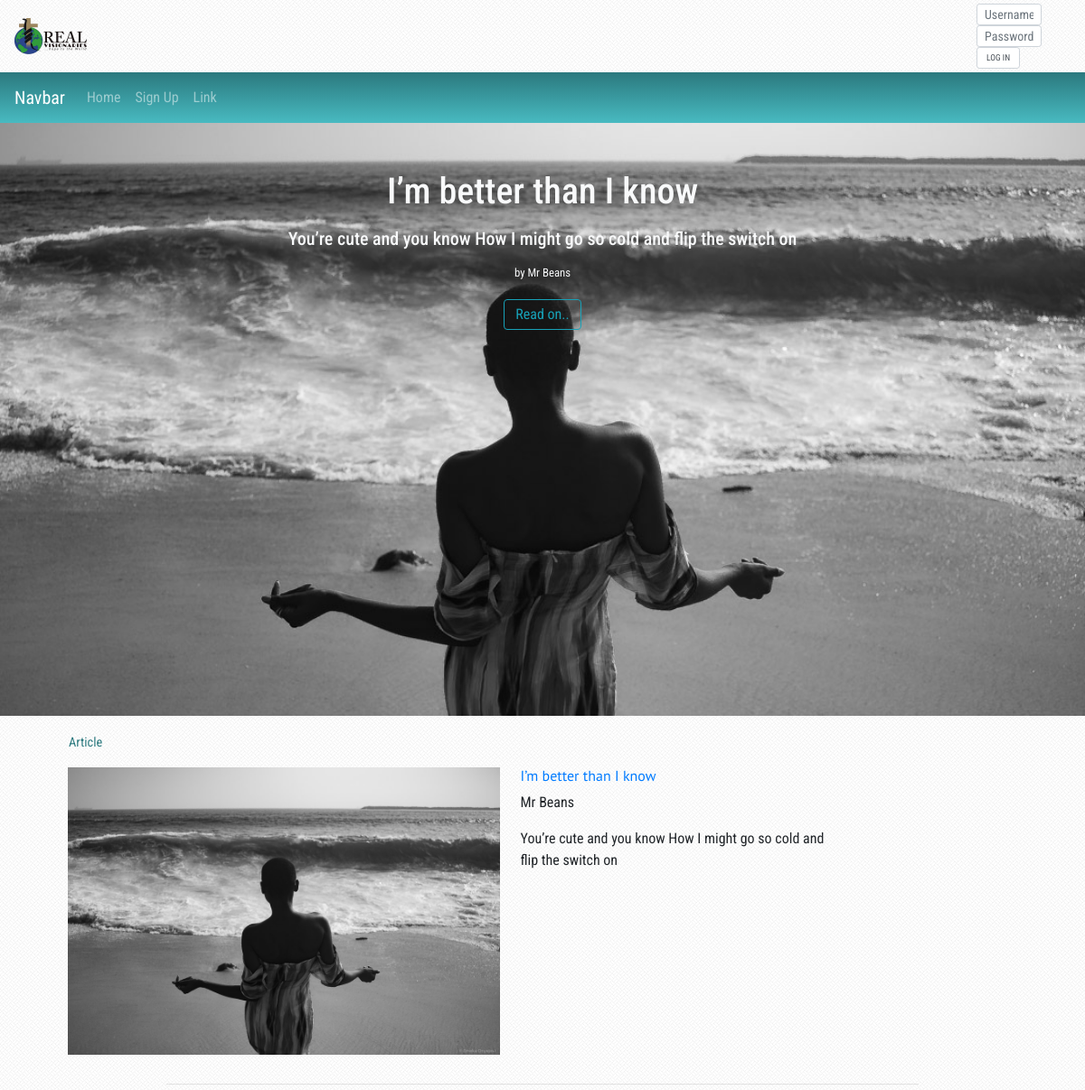
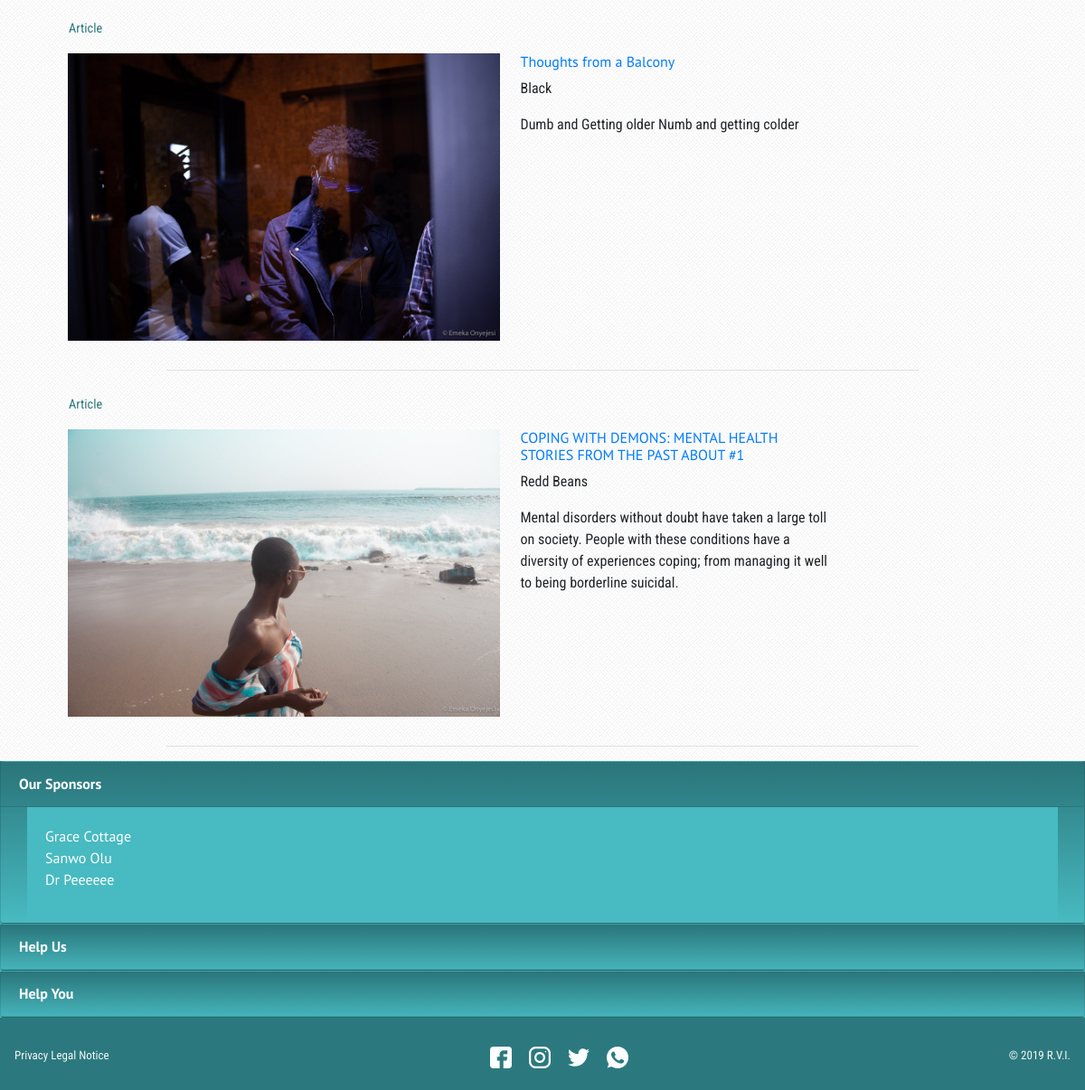
The app's page /sections/index.php with its own data (2 pictures, top to bottom).
### tables this page shows
CREATE TABLE `content_test2` (
  `id` int(11) NOT NULL,
  `title` text NOT NULL,
  `author` text NOT NULL,
  `info` text NOT NULL,
  `body` longtext NOT NULL,
  `thumb` varchar(40) NOT NULL,
  `spread` varchar(40) NOT NULL
);

### sections/content.php (the view, shortened to what this page needs)
<div class="container">
        <?php   $query = "SELECT id,thumb,title,info,author,spread FROM content_test2  ORDER BY id DESC LIMIT 3";
                $result = mysqli_query($connection, $query);
                    while($rows = mysqli_fetch_array($result)){?>
                            <section class="content align-content-center container my-2" data-aos="fade-up">
                                <header id="type" style = "font-size: 90%">Article
                                </header>
                                <div class ="container row d-flex col-sm-10">
                                    <figure class="col-sm-7 thumbnail">
                                    <img style=""class="thumbnail" src="<?php echo $rows["spread"];?>" alt="">
                                    </figure>
                                    <div class="info col-sm-5 px-2 ">
                                        <a href="article.php?beans=<?php echo $rows["id"]?>"><h6 id="title"style ="font-family: 'PT Sans', sans-serif;"><?php echo $rows["title"];?></h6></a>
                                        <p id="author" style=""><?php echo $rows["author"]?></p>
                                        <p id="info" style="margin-top: 1rem;">
                                            <?php echo $rows["info"]; ?>
                                        </p>
                                    </div>
                                </div>
                            </section>
                            <hr class="w-75">
                        <?php
                        }
                        ?>
</div>

### sections/index.php
<!DOCTYPE html>
<?php
    require "header.php";
    ?>
<?php
    require "jtron.php";
    ?>
<?php
    require "creator/connection.php";
    require "content.php";
?>
<?php
    require "footer.php";
    ?>

### sections/header.php (shortened to what this page needs)
<html>
  <head>
      <link rel='stylesheet' type='text/css' media='screen' href='../styles/bootstrap.min.css'>
      <link rel='stylesheet' type='text/css' media='screen' href='../styles/main.css'>
      <link href="https://cdnjs.cloudflare.com/ajax/libs/twitter-bootstrap/4.5.0/css/bootstrap.min.css" rel="stylesheet">
      <link href="https://unpkg.com/aos@2.3.1/dist/aos.css" rel="stylesheet">
  </head>
  <body>
  <?php
    $userfname = $_SESSION['namefirst'];
    $uzaname = $_SESSION['username'];
    ?>
      <header class="mainheader">
                <div class = "">
                    <img class="ml-3 float-left" style = "max-height: 5rem;" src="../images/imageonline-co-whitebackgroundremoved.PNG" alt="">
                  <div style= "" class = "brand row px-5 float-right">
                    <?php if(isset($userfname)){?>
                      <p style ="margin-left:2rem;" class="alighn-self-center"> Hi <?php echo $uzaname ;?></p><br>
                    <form action = "controlla/logout.con.php" method = "POST">
                      <button style = "height:1.5rem; width: 3.5rem; font-size:0.6rem" class = "form-control form-control-sm mx-3" type = "submit" name = "logout">Log Out</button>
                    </form>
                    <?php
                    }
                    else
                    {?>
                      <form class = "col-sm-7 mt-1" action="controlla/login.con.php" method = "POST">
                      <input style = "height:1.5rem; width: 4.5rem; margin-left:0.2rem; " class = " form-control form-control-sm" type = "name" placeholder = "Username/email" name = "uname_log" required/>
                      <input style = "height:1.5rem; width: 4.5rem; margin-left:0.2rem; " class = "form-control form-control-sm" type = "password" placeholder = "Password" name = "pw_log" required/>
                      <button style = "height:1.5rem; width: 3rem; font-size:0.6rem; margin-left:0.2rem;" class = "form-control form-control-sm" type = "submit" name = "submit_log">LOG IN</button>
                    </form>
                    <?php
                  }
                  ?>
                  </div>
                </div>
                <nav class="navbar navbar-expand-md bg-dark navbar-dark">
  <a class="navbar-brand" href="#">Navbar</a>
  <div class="collapse navbar-collapse" id="collapsibleNavbar">
    <ul class="navbar-nav">
      <li class="nav-item">
        <a class="nav-link" href="index.php">Home</a>
      </li>
      <li class="nav-item">
        <a class="nav-link" href="signup.php">Sign Up</a>
      </li>
      <li class="nav-item">
        <a class="nav-link" href="#">Link</a>
      </li>
    </ul>
  </div>
</nav>
      </header>

### sections/jtron.php
<?php require "creator/connection.php";?>
<?php
    $query = "SELECT * FROM content_test2 ORDER BY ID DESC LIMIT 1";
    $result = mysqli_query($connection, $query);
    $rows = mysqli_fetch_assoc($result)?>
<div style="background-image: url('<?php echo $rows["spread"]?>');background-repeat:no-repeat; background-position: center center" class="jumbotron-fluid jumbo align-bottom">
    <div style="text-align: center;" class ="pt-5">
        <h1 class="text-light animated fadeInUp py-1"><?php echo $rows["title"]?></h1>
        <h5 class="text-light animated fadeInUp py-1"><?php echo $rows["info"]?></h5>
        <p style="font-size: 0.8em" class = "text-light animated fadeIn py-1">by <?php echo $rows["author"]?></p>
        <a class = "animated fadeInLeft btn btn-outline-info py-1" href="article.php?beans=<?php echo $rows["id"]?>">Read on..</a>
    </div>
</div>

### sections/footer.php (shortened to what this page needs)
<div class="footer">
          <div id="accordion">
            <div class="card">
              <div class="card-header">
                <a style ="font-family: 'PT Sans', sans-serif;" class="collapsed card-link font-weight-bold" data-toggle="collapse" href="#collapseOne">
                  Our Sponsors
                </a>
              </div>
              <div id="collapseOne" class="collapse show" data-parent="#accordion">
                <div class="card-body container">
                    <ul class="list-unstyled">
                    <a href="#"><li>Grace Cottage</li>
                    <a href="#"><li>Sanwo Olu</li>
                    <a href="#"><li>Dr Peeeeee</li>
                      </ul>
                </div>
              </div>
            </div>
            <div class="card">
              <div class="card-header">
                <a style ="font-family: 'PT Sans', sans-serif;" class="collapsed card-link font-weight-bold" data-toggle="collapse" href="#collapseTwo">
                  Help Us
                </a>
              </div>
            </div>
            <div class="card">
              <div class="card-header">
                <a style ="font-family: 'PT Sans', sans-serif;" class="collapsed card-link font-weight-bold" data-toggle="collapse" href="#collapseThree">
                  Help You
                </a>
              </div>
              <div id="collapseThree" class="collapse" data-parent="#accordion">
                <div class="card-body container" style="height: fit-content;">
                    <ul style ="font-family: 'PT Sans', sans-serif;" class="list-unstyled">
                    <a href="#"><li>Join a Support Group</li>
                    <a href="#"><li>Educate yourself on our many Topics</li>
                    <a href="#"><li>Join or Start a Discussion</li>
                    <a href="#"><li>Call Someone to Talk to</li>
                  </ul>
                </div>
              </div>
            </div>
          </div>
      </div>
      <footer class="d-block d-flex p-3 " style="font-size: small;">
        <div class="mr-auto mt-3">Privacy Legal Notice</div>
        <ul class="mt-3 list-inline mx-auto">
          <li class="list-inline-item px-1">
            <img src="../icons/facebook (1).png">
          </li>
          <li class="list-inline-item px-1">
              <img src="../icons/instagram.png">
          </li>
          <li class="list-inline-item px-1">
              <img src="../icons/twitter.png">
          </li>
          <li class="list-inline-item px-1">
              <img src="../icons/whatsapp (1).png">
          </li>
        </ul>
        <div class="ml-auto mt-3">© 2019 R.V.I.</div>
      </footer>
  </body>
</html>

### styles/main.css (style rules this page uses)
* { font-family: 'Roboto Condensed', sans-serif; box-sizing: border-box; }
.brand { background-color: transparent; }
.navbar, nav { width: 100%; }
.nav-item a, .card, .card a { color:white; }
.footer { background-color: var(--color-main); }
.card { background-image: linear-gradient(#2B797E,#48BAC1); }
footer { margin: 0 auto; color: whitesmoke; background-color: #2B797E; height: 80px; width:100%; }
.jumbo { height: 82vh; background-size: cover; }
.nav, .navbar, .footer { background-image: linear-gradient(#2B797E,#48BAC1); background-size:cover; }
.card-body { color: white; background-color: var(--color-main-light); }
body { background-color: white; background-repeat: repeat; background-image: url("../images/cream_pixels_@2X.png"); background-size: 122px 122px; }
section header { font-size: 1.5rem; color: var(--color-main); margin-bottom: 1rem; margin-left: 1rem; margin-top: 0.7rem; }
div { --color-main:#2B797E; --white-grad:linear-gradient( black, white); --color-main-light: #48BAC1; --color-dark-mode:#3c4245; }
section div .info h6, .card-body ul li { font-family: 'PT Sans', sans-serif; }
figure { height: fit-content; }
.thumbnail { max-width: 100%; max-height: 100%; }
html,body { width: 100%; margin: 0px; padding: 0px; overflow-x: hidden; }

### records on screen
content_test2: spread (picture), title "I’m better than I know", info "You’re cute and you know How I might go so cold and flip the switch on", author "Mr Beans"
content_test2: spread (picture), title "Thoughts from a Balcony", author "Black", info "Dumb and Getting older Numb and getting colder"
content_test2: spread (picture), title "COPING WITH DEMONS: MENTAL HEALTH STORIES FROM THE PAST ABOUT #1", author "Redd Beans", info "Mental disorders without doubt have taken a large toll on society. People with these conditions have a diversity of experiences coping; from managing it well to being borderline suicidal."
